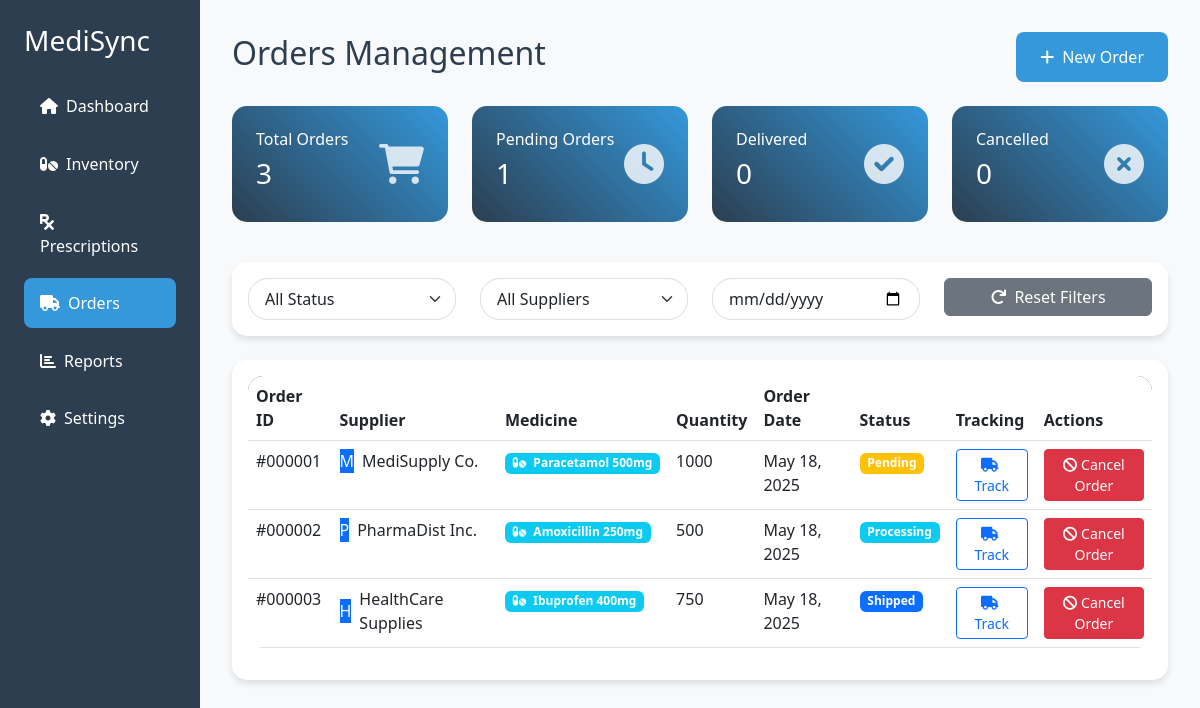
Screenshot of /orders.php (signed in) with the database file from the repository.
### tables this page shows
CREATE TABLE IF NOT EXISTS orders (
    id INT AUTO_INCREMENT PRIMARY KEY,
    supplier_name VARCHAR(100) NOT NULL,
    medicine_name VARCHAR(100) NOT NULL,
    quantity INT NOT NULL,
    order_date DATE NOT NULL,
    expected_delivery_date DATE NOT NULL,
    notes TEXT,
    status ENUM('pending', 'processing', 'shipped', 'delivered', 'cancelled') DEFAULT 'pending',
    created_at TIMESTAMP DEFAULT CURRENT_TIMESTAMP,
    updated_at TIMESTAMP DEFAULT CURRENT_TIMESTAMP ON UPDATE CURRENT_TIMESTAMP,
    FOREIGN KEY (supplier_name) REFERENCES suppliers(name) ON DELETE RESTRICT
);

### orders.php (the view, shortened to what this page needs)
<?php
$servername = "localhost";
$username = "root";
$password = "";
$database = "medlog";
$conn = new mysqli($servername, $username, $password, $database);
$query = "SELECT
    COUNT(*) as total_orders,
    SUM(CASE WHEN status = 'pending' THEN 1 ELSE 0 END) as pending_orders,
    SUM(CASE WHEN status = 'delivered' THEN 1 ELSE 0 END) as delivered_orders,
    SUM(CASE WHEN status = 'cancelled' THEN 1 ELSE 0 END) as cancelled_orders
FROM orders";
$result = $conn->query($query);
$stats = $result->fetch_assoc();
$query = "SELECT o.*, s.contact_number, s.email
          FROM orders o
          LEFT JOIN suppliers s ON o.supplier_name = s.name
          ORDER BY o.order_date DESC";
$result = $conn->query($query);
$orders = $result->fetch_all(MYSQLI_ASSOC);
?>
<!DOCTYPE html>
<html lang="en">
<head>
    <link href="https://cdn.jsdelivr.net/npm/bootstrap@5.3.0/dist/css/bootstrap.min.css" rel="stylesheet">
    <link href="https://cdnjs.cloudflare.com/ajax/libs/font-awesome/6.0.0/css/all.min.css" rel="stylesheet">
</head>
<body>
    <div class="container-fluid">
        <div class="row">
            <div class="col-md-3 col-lg-2 sidebar">
                <h3 class="text-white mb-4">MediSync</h3>
                <nav class="nav flex-column">
                    <a class="nav-link" href="dashboard.php"><i class="fas fa-home me-2"></i>Dashboard</a>
                    <a class="nav-link" href="inventory.php"><i class="fas fa-pills me-2"></i>Inventory</a>
                    <a class="nav-link" href="prescriptions.php"><i class="fas fa-prescription me-2"></i>Prescriptions</a>
                    <a class="nav-link active" href="orders.php"><i class="fas fa-truck me-2"></i>Orders</a>
                    <a class="nav-link" href="reports.php"><i class="fas fa-chart-bar me-2"></i>Reports</a>
                    <a class="nav-link" href="settings.php"><i class="fas fa-cog me-2"></i>Settings</a>
                </nav>
            </div>
            <div class="col-md-9 col-lg-10 main-content">
                <div class="d-flex justify-content-between align-items-center mb-4">
                    <h2>Orders Management</h2>
                    <button class="btn btn-primary" data-bs-toggle="modal" data-bs-target="#addOrderModal">
                        <i class="fas fa-plus me-2"></i>New Order
                    </button>
                </div>
                <div class="row mb-4">
                    <div class="col-md-3">
                        <div class="stat-card">
                            <div class="d-flex justify-content-between align-items-center">
                                <div>
                                    <h6>Total Orders</h6>
                                    <h3><?= $stats['total_orders'] ?></h3>
                                </div>
                                <i class="fas fa-shopping-cart icon"></i>
                            </div>
                        </div>
                    </div>
                    <div class="col-md-3">
                        <div class="stat-card">
                            <div class="d-flex justify-content-between align-items-center">
                                <div>
                                    <h6>Pending Orders</h6>
                                    <h3><?= $stats['pending_orders'] ?></h3>
                                </div>
                                <i class="fas fa-clock icon"></i>
                            </div>
                        </div>
                    </div>
                    <div class="col-md-3">
                        <div class="stat-card">
                            <div class="d-flex justify-content-between align-items-center">
                                <div>
                                    <h6>Delivered</h6>
                                    <h3><?= $stats['delivered_orders'] ?></h3>
                                </div>
                                <i class="fas fa-check-circle icon"></i>
                            </div>
                        </div>
                    </div>
                    <div class="col-md-3">
                        <div class="stat-card">
                            <div class="d-flex justify-content-between align-items-center">
                                <div>
                                    <h6>Cancelled</h6>
                                    <h3><?= $stats['cancelled_orders'] ?></h3>
                                </div>
                                <i class="fas fa-times-circle icon"></i>
                            </div>
                        </div>
                    </div>
                </div>
                <div class="card mb-4">
                    <div class="card-body">
                        <div class="row">
                            <div class="col-md-3">
                                <select class="form-select filter-dropdown" id="statusFilter">
                                    <option value="">All Status</option>
                                </select>
                            </div>
                            <div class="col-md-3">
                                <select class="form-select filter-dropdown" id="supplierFilter">
                                    <option value="">All Suppliers</option>
                                </select>
                            </div>
                            <div class="col-md-3">
                                <input type="date" class="form-control filter-dropdown" id="dateFilter">
                            </div>
                            <div class="col-md-3">
                                <button class="btn btn-secondary w-100" onclick="resetFilters()">
                                    <i class="fas fa-redo me-2"></i>Reset Filters
                                </button>
                            </div>
                        </div>
                    </div>
                </div>
                <div class="card">
                    <div class="card-body">
                        <div class="table-responsive">
                            <table class="table">
                                <thead>
                                    <tr>
                                        <th>Order ID</th>
                                        <th>Supplier</th>
                                        <th>Medicine</th>
                                        <th>Quantity</th>
                                        <th>Order Date</th>
                                        <th>Status</th>
                                        <th>Tracking</th>
                                        <th>Actions</th>
                                    </tr>
                                </thead>
                                <tbody>
                                    <?php foreach ($orders as $order): ?>
                                    <tr>
                                        <td>#<?= str_pad($order['id'], 6, '0', STR_PAD_LEFT) ?></td>
                                        <td>
                                            <div class="d-flex align-items-center">
                                                <div class="avatar-circle bg-primary text-white me-2">
                                                    <?= strtoupper(substr($order['supplier_name'], 0, 1)) ?>
                                                </div>
                                                <?= htmlspecialchars($order['supplier_name']) ?>
                                            </div>
                                        </td>
                                        <td>
                                            <span class="badge bg-info">
                                                <i class="fas fa-pills me-1"></i>
                                                <?= htmlspecialchars($order['medicine_name']) ?>
                                            </span>
                                        </td>
                                        <td><?= $order['quantity'] ?></td>
                                        <td><?= date('M d, Y', strtotime($order['order_date'])) ?></td>
                                        <td>
                                            <?php
                                            $statusClass = 'warning';
                                            switch($order['status']) {
                                                case 'processing':
                                                    $statusClass = 'info';
                                                    break;
                                                case 'shipped':
                                                    $statusClass = 'primary';
                                                    break;
                                            }
                                            ?>
                                            <span class="badge bg-<?= $statusClass ?>">
                                                <?= ucfirst($order['status']) ?>
                                            </span>
                                        </td>
                                        <td>
                                            <button class="btn btn-sm btn-outline-primary" onclick="viewTracking(<?= $order['id'] ?>)">
                                                <i class="fas fa-truck me-1"></i>Track
                                            </button>
                                        </td>
                                        <td>
                                            <div class="btn-group">
                                                <button class="btn btn-sm btn-danger" onclick="cancelOrder(<?= $order['id'] ?>)">
                                                    <i class="fas fa-ban me-1"></i>Cancel Order
                                                </button>
                                            </div>
                                        </td>
                                    </tr>
                                    <?php endforeach; ?>
                                </tbody>
                            </table>
                        </div>
                    </div>
                </div>
            </div>
        </div>
    </div>
</body>
</html>

### orders.php (style rules this page uses)
:root { --primary-color: #2c3e50; --secondary-color: #3498db; --accent-color: #e74c3c; --background-color: #f8f9fa; --text-color: #2c3e50; }
body { font-family: 'Segoe UI', Tahoma, Geneva, Verdana, sans-serif; background: var(--background-color); color: var(--text-color); }
.sidebar { background: var(--primary-color); min-height: 100vh; padding: 1.5rem; transition: all 0.3s ease; }
.sidebar .nav-link { color: #fff; padding: 0.8rem 1rem; border-radius: 8px; margin-bottom: 0.5rem; transition: all 0.3s ease; }
.sidebar .nav-link.active { background: var(--secondary-color); }
.main-content { padding: 2rem; }
.card { border: none; border-radius: 15px; box-shadow: 0 4px 6px rgba(0, 0, 0, 0.1); transition: transform 0.3s ease; }
.table { background: white; border-radius: 15px; overflow: hidden; }
.table thead { background: var(--primary-color); color: white; }
.btn-primary { background: var(--secondary-color); border: none; padding: 0.8rem 1.5rem; border-radius: 8px; }
.stat-card { background: linear-gradient(45deg, var(--primary-color), var(--secondary-color)); color: white; border-radius: 15px; padding: 1.5rem; margin-bottom: 1rem; }
.stat-card .icon { font-size: 2.5rem; opacity: 0.8; }
.filter-dropdown { border-radius: 20px; padding: 0.5rem 1rem; border: 1px solid #ddd; }

### rows the page displays
orders: id "000001", supplier_name "M", supplier_name "MediSupply Co.", medicine_name "Paracetamol 500mg", quantity "1000", order_date "May 18, 2025", status "Pending"
orders: id "000002", supplier_name "P", supplier_name "PharmaDist Inc.", medicine_name "Amoxicillin 250mg", quantity "500", order_date "May 18, 2025", status "Processing"
orders: id "000003", supplier_name "H", supplier_name "HealthCare Supplies", medicine_name "Ibuprofen 400mg", quantity "750", order_date "May 18, 2025", status "Shipped"

### other values shown
$stats['total_orders'] "3"
$stats['pending_orders'] "1"
$stats['delivered_orders'] "0"
$stats['cancelled_orders'] "0"
